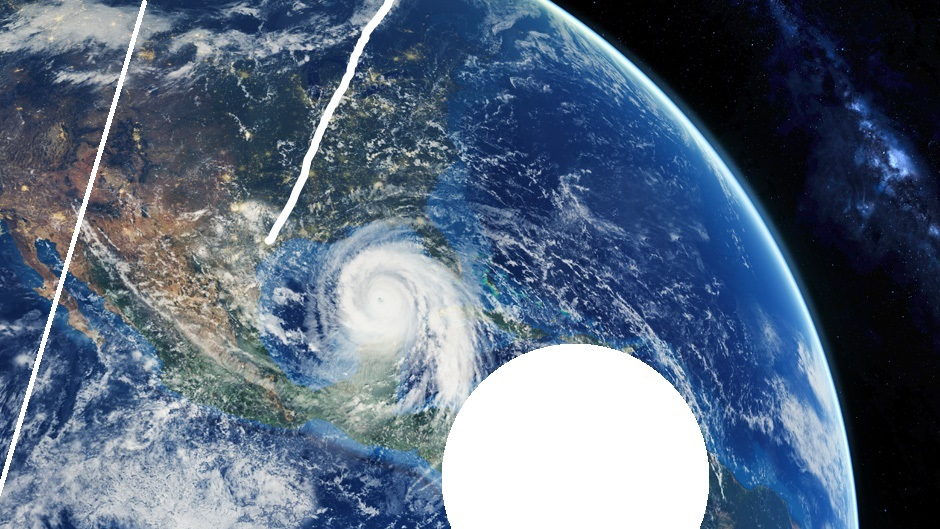
#> input picture test_img.jpg, 940 x 529 px, given as the content of the folder data/train, which was not available
$ python augment.py
#> lines starting #> are read from the running program, lines starting #| are printed output that depends on the picture; after the words box and inside, x2 and y2 are one past the last pixel; in counts of white or black regions, pixels touching at a corner belong together; pictures that were not available may be replaced by others from this repository, and a replacement may not be noted
import argparse
import cv2
import matplotlib.pyplot as plt
import numpy as np
import os
from os.path import join


class Augment:
    def __init__(self,
                 translate_range=(0.1, 0.1),
                 rotation_range=(0, 45),
                 flip_fraction=0.5
                 ):
        self.translate_range = translate_range
        self.rotation_range = rotation_range
        self.flip_fraction = flip_fraction

    def fix_edge_patch(self, img):

        edge_pixels = np.hstack([img[:, 0].ravel(), img[:, -1].ravel(), img[0, :], img[-1, :]])
        if not (edge_pixels > 253).any():
            return img

        _, mask = cv2.threshold(img, 250, 255, cv2.THRESH_BINARY)
        kernel = np.ones((5, 5), np.uint8)
        mask = cv2.dilate(mask, kernel, iterations=1)
        marker = np.zeros_like(mask)
        marker[0, :] = mask[0, :]
        marker[-1, :] = mask[-1, :]
        marker[:, 0] = mask[:, 0]
        marker[:, -1] = mask[:, -1]
        mask = self.imreconstruct(marker, mask)
        augmented = cv2.subtract(img, mask)
        return augmented

    def translate(self, img):
        random_translate = (np.random.uniform(self.translate_range[0], self.translate_range[1], 2) * img.shape[:2]).astype(int)

        T = np.float32([[1, 0, random_translate[0]], [0, 1, random_translate[1]]])
        augmented = cv2.warpAffine(img, T, img.shape[:2])
        return augmented

    def rotate(self, img):
        cy, cx = img.shape[:2]
        angle = np.random.uniform(self.rotation_range[0], self.rotation_range[1])
        rot_mat = cv2.getRotationMatrix2D((int(cx/2), int(cy/2)), angle, 1.0)
        augmented = cv2.warpAffine(img, rot_mat, img.shape[1::-1], flags=cv2.INTER_AREA)
        return augmented

    def flip_lr(self, img):
        if np.random.uniform() < self.flip_fraction:
            return cv2.flip(img, 1)
        else:
            return img.copy()

    def flip_tb(self, img):
        if np.random.uniform() < self.flip_fraction:
            return cv2.flip(img, 0)
        else:
            return img.copy()

    @staticmethod
    def imreconstruct(marker: np.ndarray, mask: np.ndarray, radius: int = 1):
        kernel = np.ones(shape=(radius * 2 + 1,) * 2, dtype=np.uint8)
        while True:
            expanded = cv2.dilate(src=marker, kernel=kernel)
            cv2.bitwise_and(src1=expanded, src2=mask, dst=expanded)

            # Termination criterion: Expansion didn't change the image at all
            if (marker == expanded).all():
                return expanded
            marker = expanded


def demo_augmentation():
    aug = Augment(translate_range=[-0.1, 0.1],
                  rotation_range=[-45, 45],
                  flip_fraction=0.5)

    img = cv2.imread('test_img.jpg', 0)
    h, w = img.shape[:2]
    img = img[:h, :h]

    #augmented = aug.pad(img)
    augmented = aug.fix_edge_patch(img)
    #augmented = aug.translate(img)
    #augmented = aug.rotate(img)
    #augmented = aug.flip_lr(img)
    fig, axs = plt.subplots(1, 2)
    axs[0].imshow(img)
    axs[1].imshow(augmented)

    plt.show()

def save_aug_images(src, dst, folds):
#> called with src = 'data/train', dst = 'data/train_aug', folds = 10
    files = os.listdir(src)
    files = [f for f in files if f.endswith('.jpg')]
    os.makedirs(dst, exist_ok=True)

    aug = Augment(translate_range=(-0.1, 0.1),
                  rotation_range=(-15, 15),
                  flip_fraction=0.5)

    for fold in range(folds):
        for file in files:
            img = cv2.imread(join(src, file), 0)
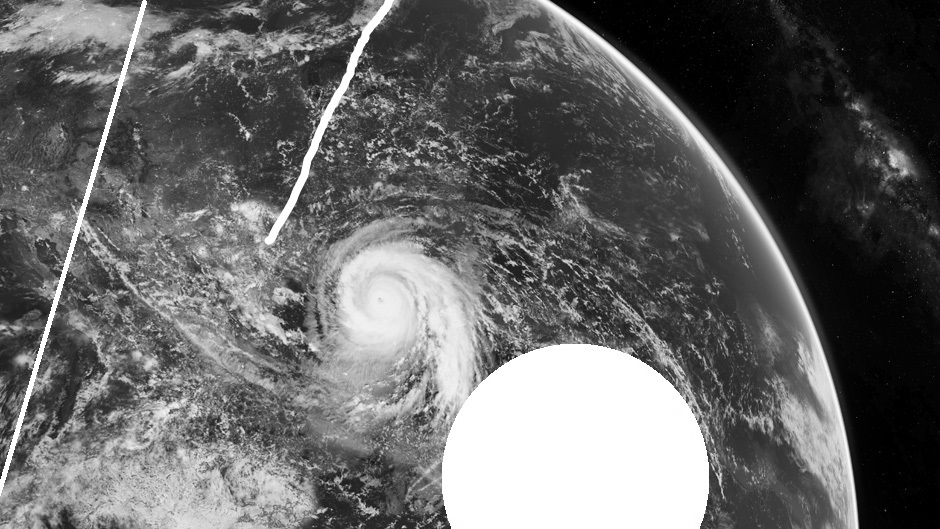
#> img: shape (529, 940); min 0, max 255, mean 103.2
            if img is None:
                continue
            img = aug.fix_edge_patch(img)
#> in fix_edge_patch, `edge_pixels = np.hstack([img[:, 0].ravel(), img[:, -1].ravel(), img[0,..`: edge_pixels = 2938 values, max 255 at index 480, min 0 at index 530, mean 79.66
#> in fix_edge_patch, `_, mask = cv2.threshold(img, 250, 255, cv2.THRESH_BINARY)`:
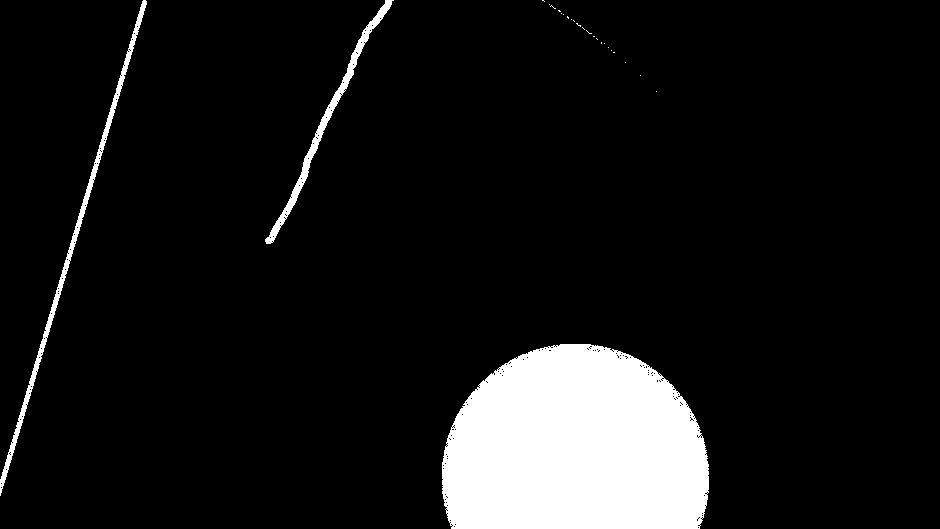
#> mask: shape (529, 940); 9.2% white; 25 white regions (22 under 20 px), largest, box (x1, y1, x2, y2) and area: (442, 344, 709, 529) 41330, (0, 0, 147, 496) 2485, (265, 0, 394, 244) 1911
#> in fix_edge_patch, `mask = cv2.dilate(mask, kernel, iterations=1)`:
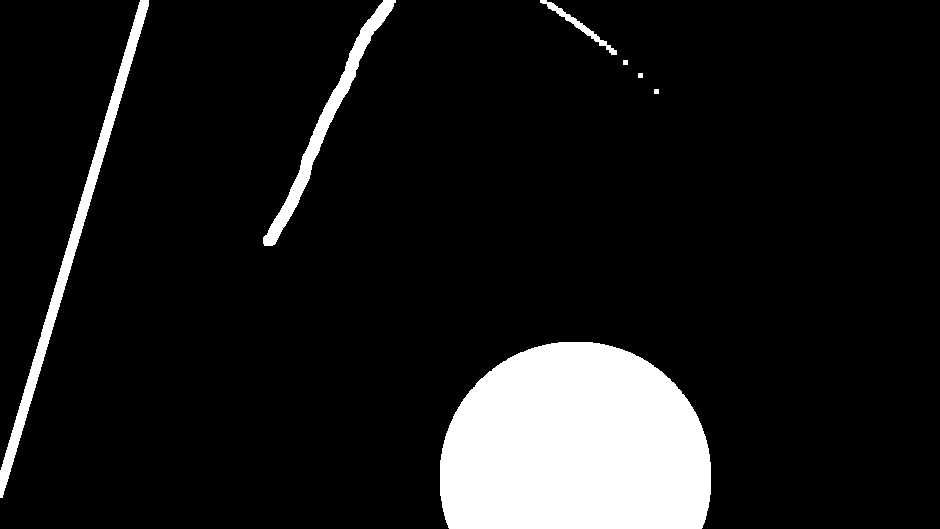
#> mask: shape (529, 940); 10.5% white; 7 white regions, largest, box (x1, y1, x2, y2) and area: (440, 342, 711, 529) 42879, (0, 0, 149, 498) 5081, (263, 0, 396, 246) 3436
#> in fix_edge_patch, `marker[0, :] = mask[0, :]`: marker: shape (529, 940); 0.01% white in thin lines or dots, all inside (x1, y1, x2, y2) = (140, 0, 547, 1)
#> in fix_edge_patch, `marker[-1, :] = mask[-1, :]`:
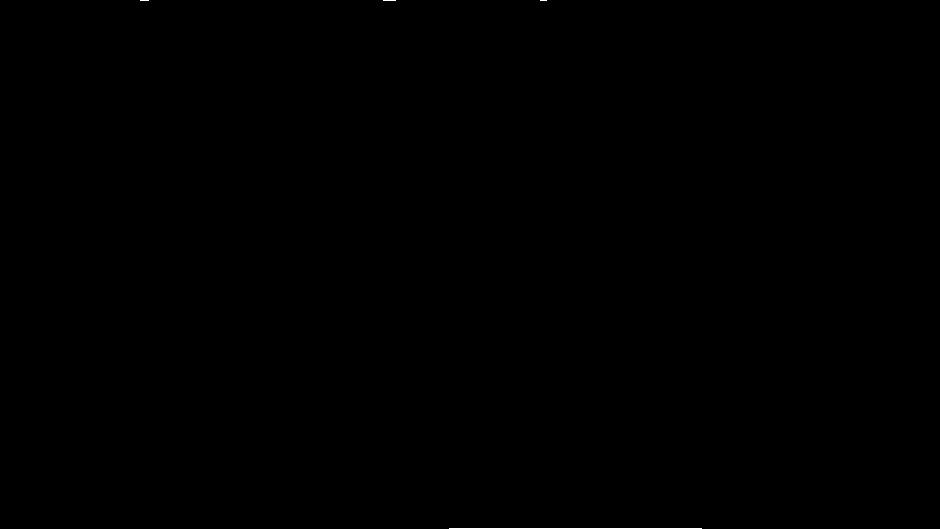
#> marker: shape (529, 940); 0.06% white in thin lines or dots, all inside (x1, y1, x2, y2) = (140, 0, 702, 529)
#> in fix_edge_patch, `marker[:, 0] = mask[:, 0]`: marker: shape (529, 940); 0.06% white in thin lines or dots, all inside (x1, y1, x2, y2) = (0, 0, 702, 529)
#> the loop in imreconstruct, `while True:` made 246 passes
#> pass 1, in imreconstruct, `expanded = cv2.dilate(src=marker, kernel=kernel)`:
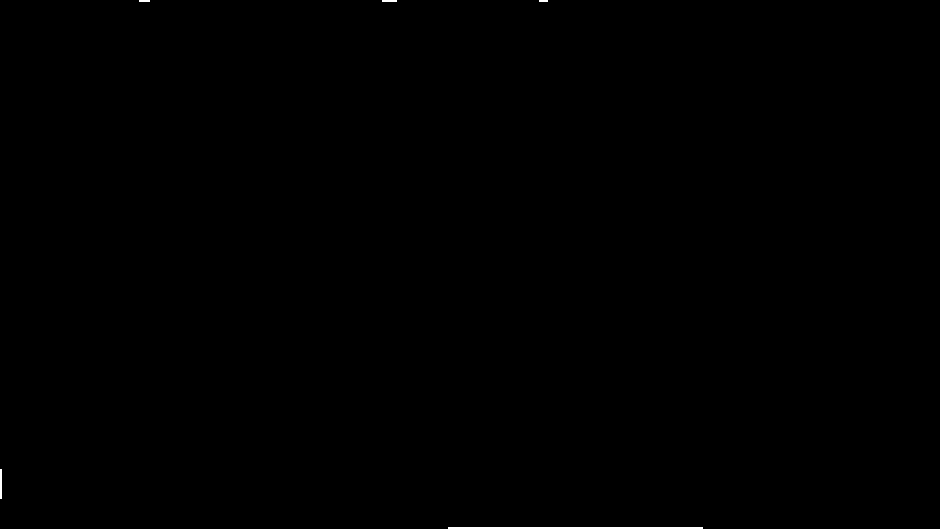
#> expanded: shape (529, 940); 0.13% white; 5 white regions (1 under 20 px), largest, box (x1, y1, x2, y2) and area: (448, 527, 703, 529) 510, (0, 469, 2, 499) 60, (382, 0, 397, 2) 30, (139, 0, 150, 2) 22
#> after the loop in imreconstruct, `while True:`: expanded: shape (529, 940); 10.4% white; 4 white regions, box (x1, y1, x2, y2) and area: (440, 342, 711, 529) 42879, (0, 0, 149, 498) 5081, (263, 0, 396, 246) 3436, (540, 0, 617, 55) 524
            img = aug.flip_lr(img)
            img = aug.flip_tb(img)
            img = aug.translate(img)
#> in translate, `augmented = cv2.warpAffine(img, T, img.shape[:2])`:
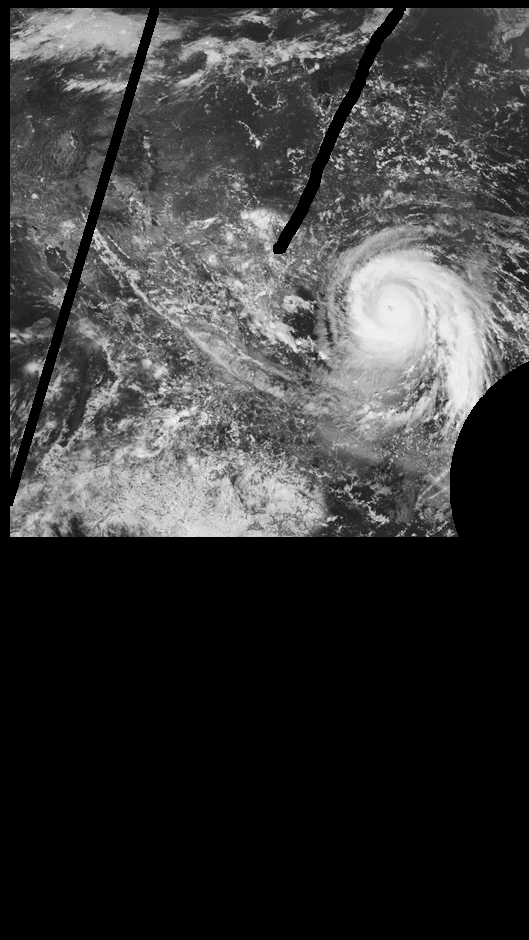
#> augmented: shape (940, 529); min 0, max 247, mean 57.8
            img = aug.rotate(img)
#> in rotate, `rot_mat = cv2.getRotationMatrix2D((int(cx/2), int(cy/2)), angle, 1.0)`: rot_mat = [[0.999, -0.04, 18.99], [0.04, 0.999, -10.17]]
#> in rotate, `augmented = cv2.warpAffine(img, rot_mat, img.shape[1::-1], flags=cv2.I..`:
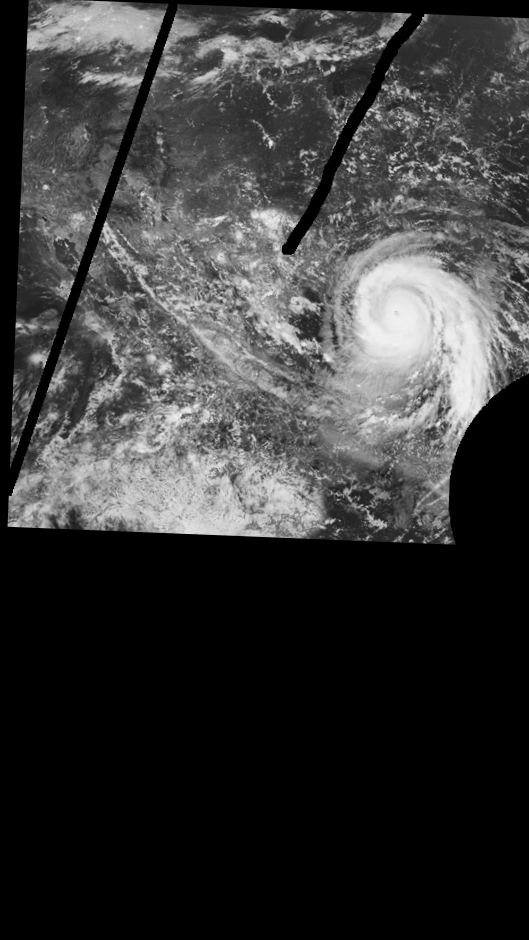
#> augmented: shape (940, 529); min 0, max 242, mean 57.2
            cv2.imwrite(join(dst, f'{file[:-4]}.{fold}.jpg'), img)


if __name__ == '__main__':
    #demo_augmentation()

    parser = argparse.ArgumentParser()
    parser.add_argument('--src', default='data/train')
    parser.add_argument('--dst', default='data/train_aug')
    parser.add_argument('--folds', default=10, type=int)
    args = parser.parse_args()

    save_aug_images(args.src, args.dst, args.folds)
